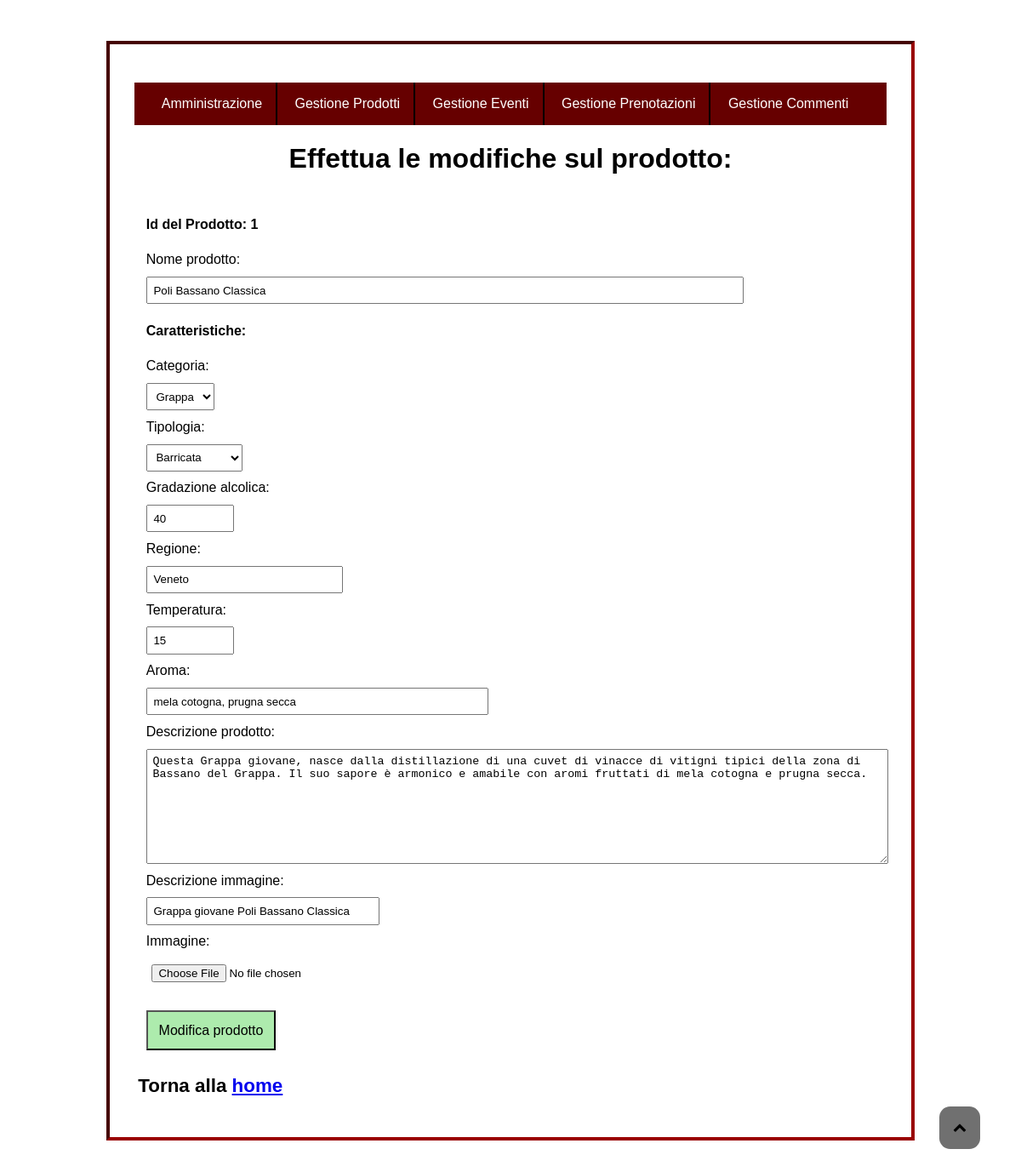
The page /Admin/form_amministrazione/modelproduct.php?idprodotto=1 on the database its author committed.
### tables this page shows
CREATE TABLE prodotti(
	idprodotto INT(6) PRIMARY KEY NOT NULL auto_increment,	
	titolo VARCHAR(100) NOT NULL,			
	tipoalc VARCHAR(64) NOT NULL,			
	tipologia VARCHAR(64) NOT NULL,			
	gradazione INT(3) NOT NULL, 			
	regione VARCHAR(60) NOT NULL, 			
	temp VARCHAR(15) NOT NULL,				
	aroma VARCHAR(100) NOT NULL, 			
	desc_prod VARCHAR(2000) NOT NULL,
	alt VARCHAR(200) DEFAULT NULL,
	immagini LONGBLOB DEFAULT NULL,
	INDEX(titolo)
);

### Admin/form_amministrazione/modelproduct.php (the view, shortened to what this page needs)
<?php
if(isset($_POST['elimina'])){
    if(isset($_POST['check'])){
    	foreach ($_POST['check'] as $id){
        $check=mysqli_query($conn, "SELECT * FROM prodotti WHERE idprodotto='$id'") or die ("non esiste il prodotto".mysqli_error());
        if(mysqli_num_rows($check)>0){
            $delete=mysqli_query($conn, "DELETE FROM prodotti WHERE idprodotto='$id'") or die ("non eliminato".mysqli_error());
            header('location:queryeliminaprodotto.php');
            exit();
            }
        }
    }
    header('location: queryeliminaprodotto.php');
    exit();
}
else{
	$id=$_GET['idprodotto'];
    $catalogo=array();
	$query=mysqli_query($conn, "SELECT * FROM prodotti WHERE idprodotto='$id'");
	while($row=mysqli_fetch_assoc($query))
	{
		$catalogo[]=$row;
	}
	$mod_prod=file_get_contents("modificaproduct.html");
	foreach($catalogo as $catalogomultiplo)
	{
		$mod_prod=str_replace('$idprodotto$', $catalogomultiplo["idprodotto"], $mod_prod);
		$mod_prod=str_replace('$titolo$', $catalogomultiplo["titolo"], $mod_prod);
		$mod_prod=str_replace('$tipoalc$', $catalogomultiplo["tipoalc"], $mod_prod);
		$mod_prod=str_replace('$tipologia$', $catalogomultiplo["tipologia"], $mod_prod);
		$mod_prod=str_replace('$gradazione$', $catalogomultiplo["gradazione"], $mod_prod);
		$mod_prod=str_replace('$regione$', $catalogomultiplo["regione"], $mod_prod);
		$mod_prod=str_replace('$temp$', $catalogomultiplo["temp"], $mod_prod);
		$mod_prod=str_replace('$aroma$', $catalogomultiplo["aroma"], $mod_prod);
		$mod_prod=str_replace('$desc_prod$', $catalogomultiplo["desc_prod"], $mod_prod);
		$mod_prod=str_replace('$alt$', $catalogomultiplo["alt"], $mod_prod);
		$mod_prod=str_replace('$img$', $catalogomultiplo["immagini"], $mod_prod);
	}
echo $mod_prod;
}
?>

### Admin/amministrazione.css (style rules this page uses)
html, body { max-width:950px; margin: auto; font-family: Georgia, Arial, sans-serif; font-size: 100%; background: url(../img/vignaamm3.jpg); background-repeat: no-repeat; background-attachment: fixed; background-size: cover; }
body { padding-top: 3em; padding-bottom: 3em; }
.btn_btn-success { background: #adebad; font-size:1em; margin-top: 1em; padding: 0.8em; text-decoration: none; color: black; cursor: pointer; }
#myBtn { position: fixed; bottom: 2.4em; right: 3em; z-index: 99; border: none; outline: none; padding: 1em; border-radius: 0.8em; background: #707070; }
#myBtn span { color: black; }
.fa-chevron-up:before { content:"\f077"; }
#adm-content, #corpoform { background: white; padding: 1.8em; border: inset 4px #990000; }
#adm-content h1, #corpoform h1 { text-align: center; }
#adm-content h2, #corpoform h2 { text-align: left; margin-left: 0.2em; font-size: 1.4em; }
#corpoform p { display: block; font-weight: bold; }
#input1, #tipo, #tipologia, #input2, #input3, #input4, #input5, #input6, #input8, #input9, #input10, #input11, #input12, #input13, #input14, #input15, #desc, #image { padding: 0.5em; display: block; margin-top: 0.8em; margin-bottom: 0.8em; }
#input1 { width: 80%; }
#input2, #input4 { width: 10%; }
#input3 { width: 25%; }
#input5 { width: 45%; }
#input6 { width: 100%; }
#input11, #desc { width: 30%; }
.adm-form { border: none; }
.intestazione_commento h2, p { display: inline; line-height: 2; }
.header_amm { background: #660000; display: block; z-index: 100; margin: auto; width: 100%; }
#menu_amm li { list-style-type: none; display: inline-block; z-index: 6; padding: 1em; font-size: 1em; border-right: 2px solid black; }
#menu_amm a { text-align: center; }
#menu_amm>li>a { color:white; text-decoration: none; }
#menu_amm { padding-left: 1em; padding-right: 1em; }
#menu_amm>li:last-child { border-right: none; }

### Admin/stampa_amm.css (style rules this page uses)
html, body { max-width: 1000px; margin: auto; font-family: Georgia, Arial, sans-serif; font-size: 100%; background: none; }
body { padding-top: 1em; padding-bottom: 1em; }
.btn_btn-success { text-decoration: none; border: 2px groove black; background: none; }
#myBtn { display: none; }
#adm-content, #corpoform { background: white; padding: 0.6em; border: inset 4px black; }
#adm-content h1, #corpoform h1 { text-align: center; margin: 0.2em; font-size: 1.5em; }
#adm-content h2, #corpoform h2 { text-align: left; margin-left: 0.2em; font-size: 1.1em; }
#corpoform p { display: block; font-weight: bold; }
#input1, #tipo, #tipologia, #input2, #input3, #input4, #input5, #input6, #input8, #input9, #input10, #input11, #input12, #input13, #input14, #input15, #desc, #image { padding: 0.5em; display: block; margin-top: 0.8em; margin-bottom: 0.8em; }
#input1 { width: 80%; }
#input2, #input4 { width: 10%; }
#input3 { width: 25%; }
#input5, #desc { width: 45%; }
#input6 { width: 100%; }
.adm-form { border: none; }
.intestazione_commento h2, p { display: inline; line-height: 2; }
.header_amm, #hamburger, #menu_amm { display: none; }

### rows shown on the page
prodotti: titolo "Poli Bassano Classica", tipoalc "Grappa", tipologia "Barricata", gradazione "40", regione "Veneto", temp "15", aroma "mela cotogna, prugna secca", desc_prod "Questa Grappa giovane, nasce dalla distillazione di una cuvet di vinacce di vitigni tipici della zona di Bassano del Grappa. Il suo sapore è armonico e amabile con aromi fruttati di mela cotogna e prugna secca.", alt "Grappa giovane Poli Bassano Classica"
